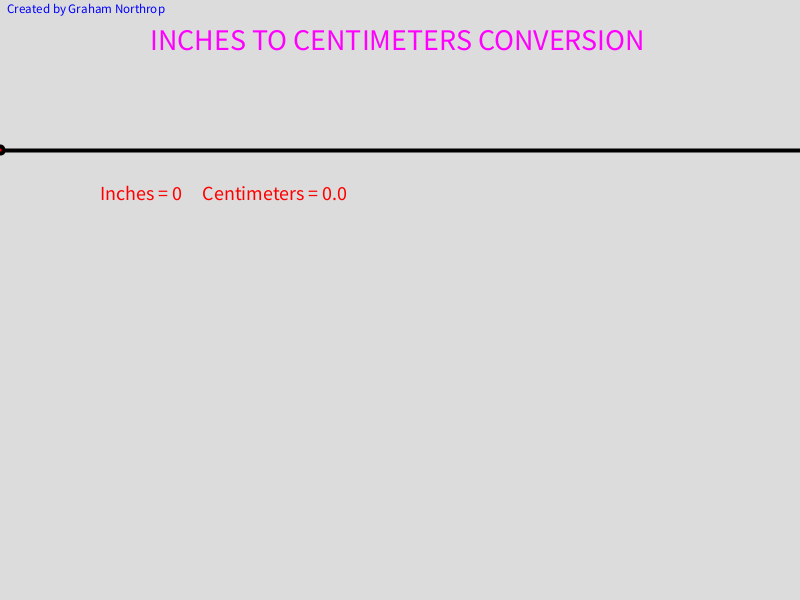
Frame 1 (no input)
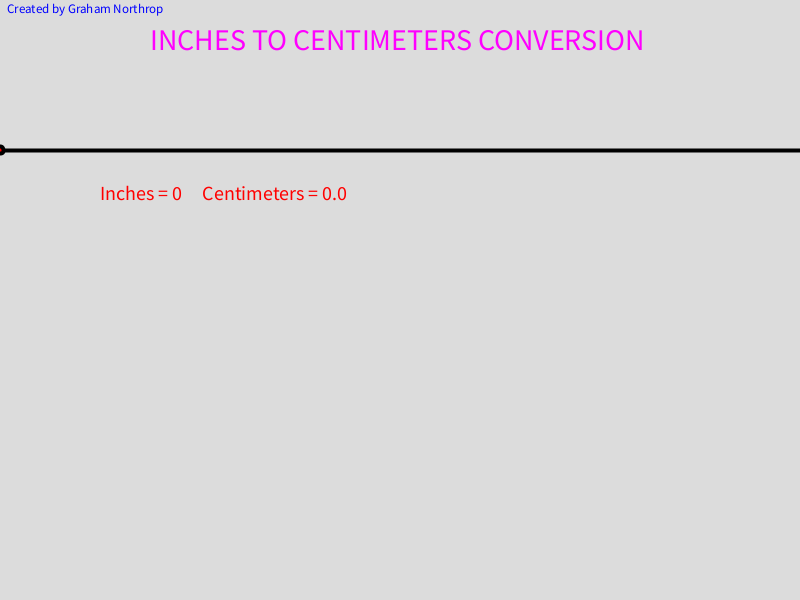
Frame 60 (the mouse pressed at the canvas centre just before this capture)
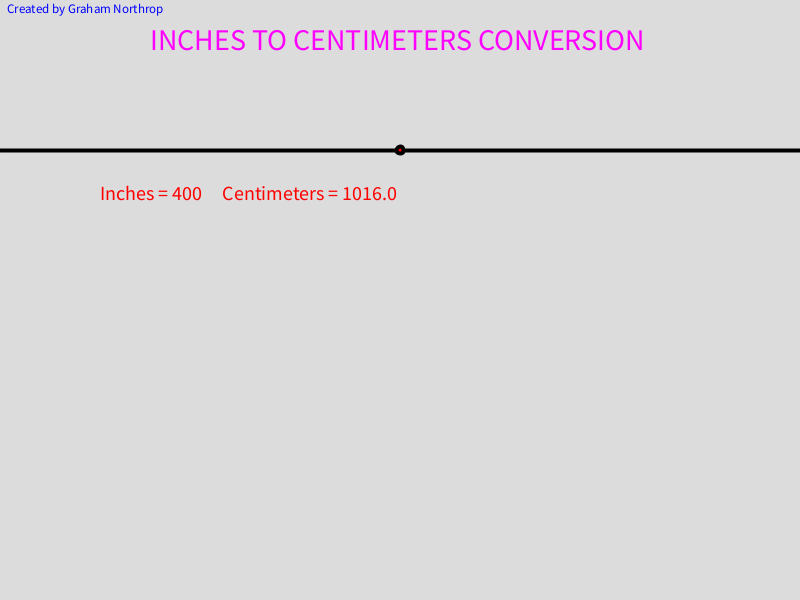
Frame 120 (the mouse held since frame 60 and released just before this capture)

The Processing sketch that drew these frames (run headless with seeded random() and noise(); from frame 60 on, the mouse is pressed at the canvas centre):

// Processing sketch: Moles_to_Grams_Conversion
// ── Moles_to_Grams_Conversion.pde
void setup() {}

void settings() {
  size(displayWidth/2,displayHeight/2);
}

void draw() {
  background(220);
  textSize(13);
  fill(0,0,255);
  text("Created by Graham Northrop",7,13);
  textSize(30);
  fill(255,0,255);
  text("INCHES TO CENTIMETERS CONVERSION",(width/2)-250,50);
  strokeWeight(4);
  line(0,150,width,150);
  fill(255,0,0);
  ellipse(mouseX,150,7,7);
  textSize(20);
  text("Inches = " + mouseX + "     Centimeters = " + inchConvert(mouseX),100,200);
}

float inchConvert(float i) {
  float c = i*2.54;
  return c;
}
